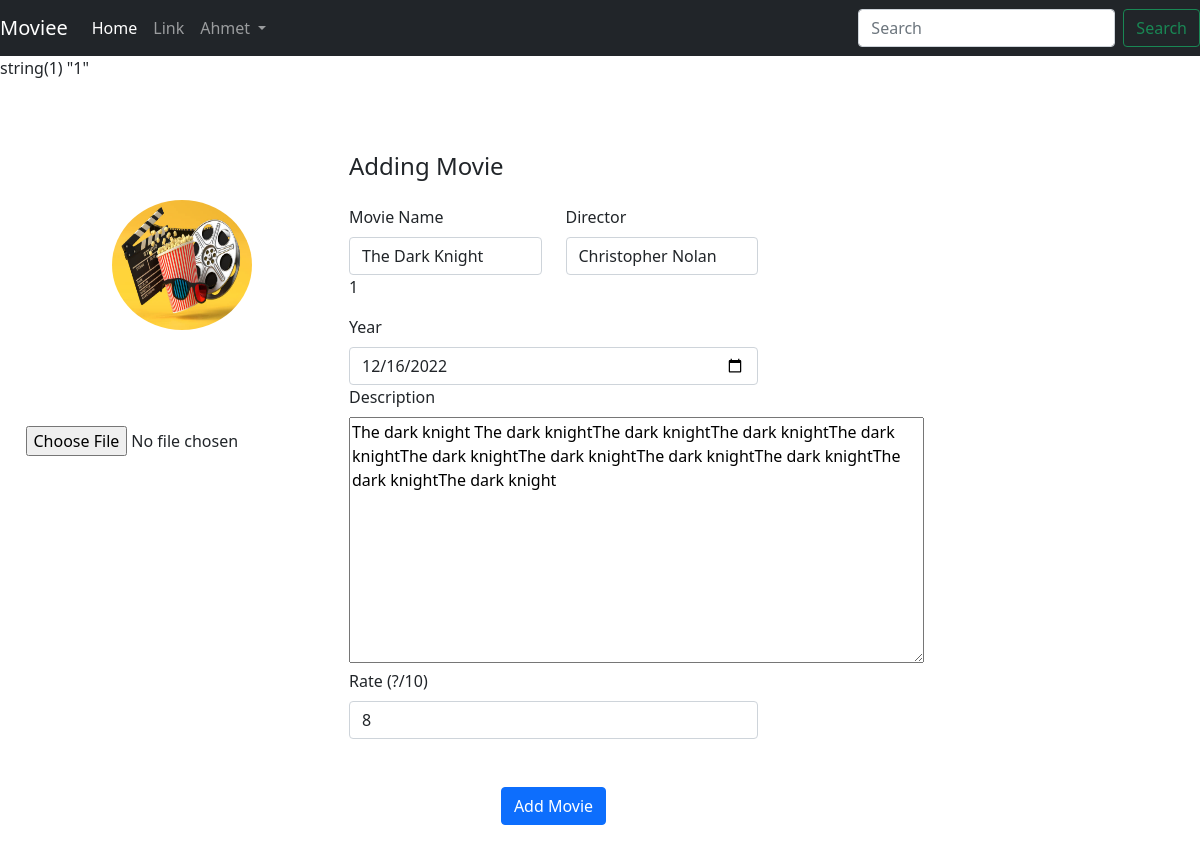
/MovieEdit.php?id=1 (signed in), run on the app's committed database.
### tables this page shows
CREATE TABLE IF NOT EXISTS `movies` (
  `MovieId` int(11) NOT NULL AUTO_INCREMENT,
  `MovieName` varchar(30) NOT NULL,
  `Director` varchar(30) NOT NULL,
  `Year` date NOT NULL,
  `Rate` int(11) NOT NULL,
  `Image` varchar(30) NOT NULL,
  `Description` varchar(700) NOT NULL,
  `Current` date NOT NULL,
  PRIMARY KEY (`MovieId`)
);

### MovieEdit.php (the view, shortened to what this page needs)
<?php
   require_once("./main.php");
   $control = $db->prepare('SELECT * FROM movies WHERE MovieId = ?');
    $control->execute([$_GET['id']]);
    $result = $control->fetch(PDO::FETCH_ASSOC);
    var_dump($_GET['id']);
?>
<!DOCTYPE html>
<html lang="en">
<head>
    <link href="https://maxcdn.bootstrapcdn.com/font-awesome/4.3.0/css/font-awesome.min.css" rel="stylesheet">
    <link rel="stylesheet" href="https://cdn.jsdelivr.net/npm/bootstrap@5.0.0-alpha1/dist/css/bootstrap.min.css">
    <link rel="stylesheet" href="https://cdn.jsdelivr.net/npm/bootstrap@5.0.0-alpha1/dist/js/bootstrap.bundle.min.js">
    <link rel="stylesheet" href="https://cdnjs.cloudflare.com/ajax/libs/jquery/3.2.1/jquery.min.js">
    <link rel="stylesheet" href="styleBackground.css">
</head>
<body>
<form action="?" method="POST" enctype="multipart/form-data">
<div class="container   mt-4 mb-5">
    <div class="row">
        <div class="col-md-3">
            <div class="d-flex flex-column align-items-center text-center p-3 py-5"><img class="rounded-circle mt-5" height="130px" width="140px" src="./assets/img/istockphoto-1202770121-612x612.jpg" height="130px"></div>
            <div class="d-flex flex-column align-items-center text-center p-3 py-5"><input type="file" name="image"></div>
        </div>
        <div class="col-md-5">
            <div class="p-3 py-5">
                <div class="d-flex justify-content-between align-items-center mb-3">
                    <h4 class="text-right">Adding Movie</h4>
                </div>
                <div class="row mt-2">
                    <div class="col-md-6"><label class="labels">Movie Name</label><input type="text" class="form-control" value="<?= $result["MovieName"]?>" name="MovieName"><?= $_GET["id"]?></div>
                    <div class="col-md-6"><label class="labels">Director</label><input type="text" class="form-control"  value="<?= $result["Director"]?>" name="Director"></div>
                </div>
                <div class="row mt-3">
                <div class="col-md-12"><label class="labels">Year</label><input type="Date" class="form-control"  value="<?= $result["Year"]?>" name="Date"></div>
                    <div class="col-md-12"><label class="labels">Description</label><textarea name="Description" id="" cols="60" rows="10"><?= $result["Description"]?></textarea></div>
                    <div class="col-md-12"><label class="labels">Rate (?/10)</label><input type="number" class="form-control"  value="<?= $result["Rate"]?>" name="Rate"></div>
                </div>
                <div class="mt-5 text-center"><button class="btn btn-primary profile-button" type="submit" name="save"> Add Movie </button></div>
            </div>
        </div>
    </div>
</div>
</form>

### styleBackground.css (style rules this page uses)
body { background-image: url(./assets/img/background.jpg); background-size: cover; }

### main.php (style rules this page uses)
body { background: rgb(2,0,36); background: linear-gradient(90deg, rgba(2,0,36,1) 0%, rgba(124,7,144,1) 33%, rgba(9,9,121,1) 93%, rgba(0,212,255,1) 100%); }

### data on the page
movies: MovieName "The Dark Knight", Director "Christopher Nolan", Date "12/16/2022", Description "The dark knight The dark knightThe dark knightThe dark knightThe dark knightThe dark knightThe dark knightThe dark knightThe dark knightThe dark knightThe dark knight", Rate "8"

### other printed values
$userData["Name"] "Ahmet"
$_GET["id"] "1"
